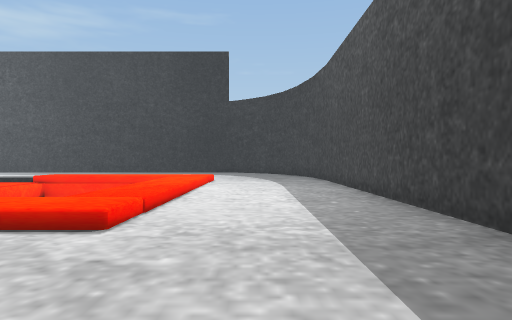
[1] (above)

17 first-person views from a walk through a Unity game level. The camera is 1.5 m above the floor, looks level and sees 75° across. The floor is counted in squares, 2 m on a side. Each view is taken from the middle of a square. On the plan, view 1 faces up. The plan holds only what a view shows up to about 11 squares ahead; the rest is blank.

[2]
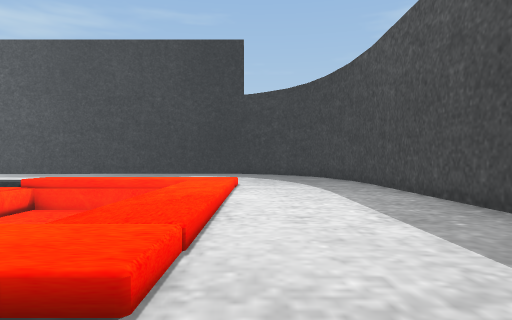

[3]
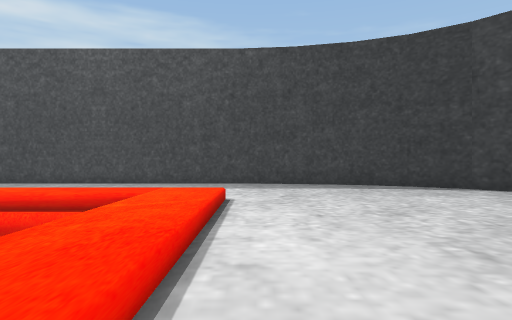

[4]
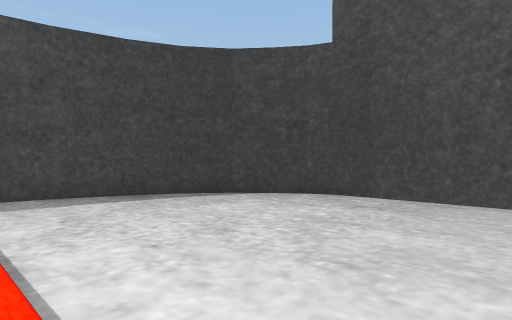

[5]
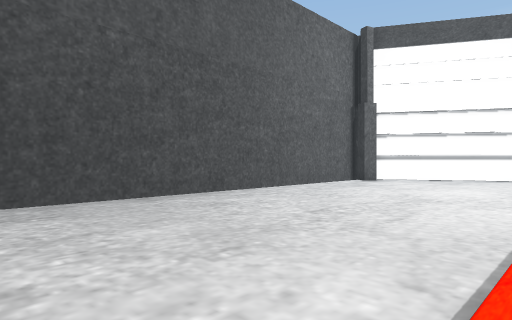

[6]
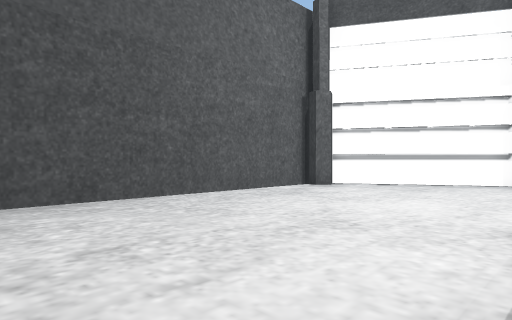

[7]
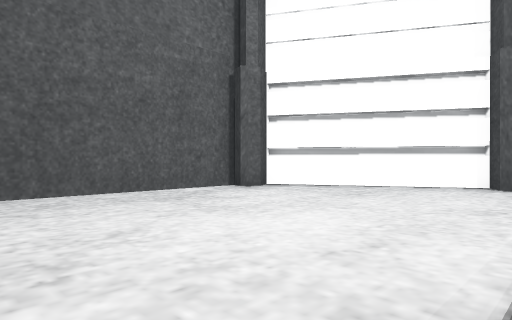

[8]
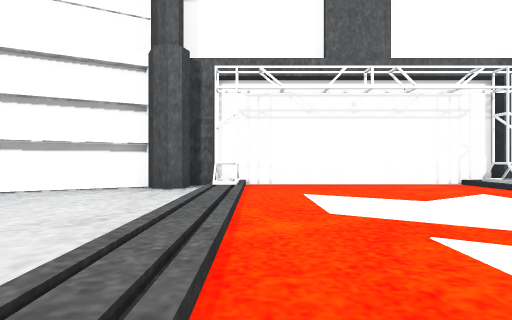

[9]
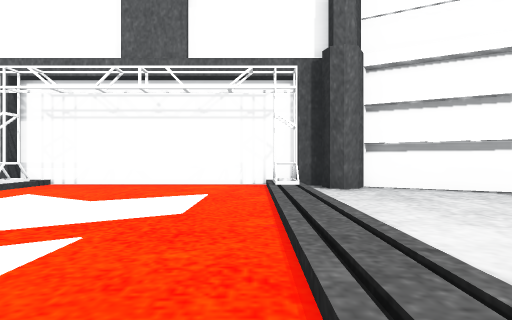

[10]
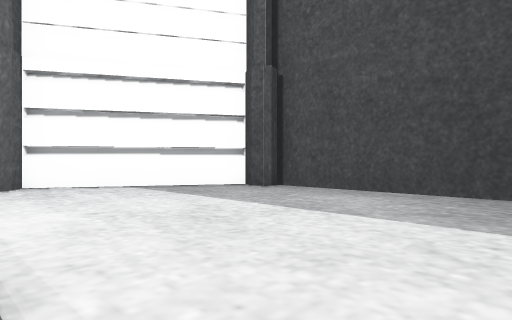

[11]
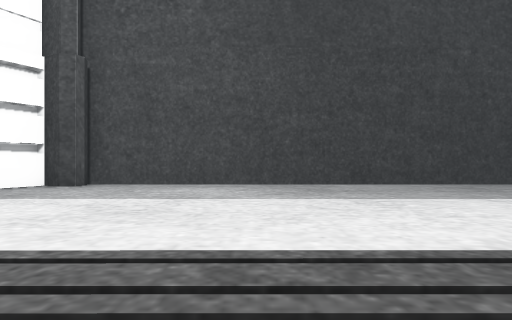

[12]
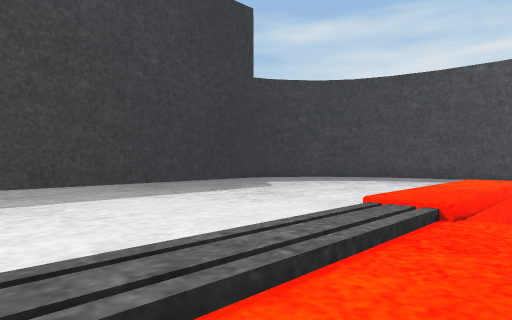

[13]
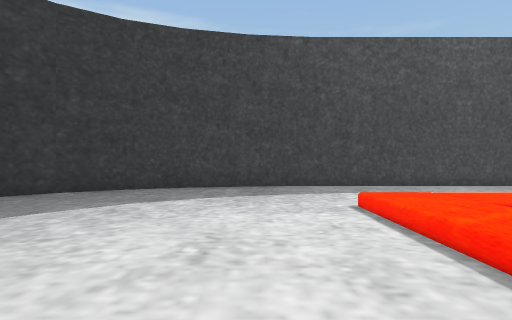

[14]
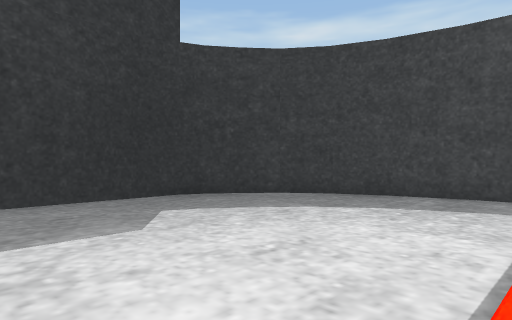

[15]
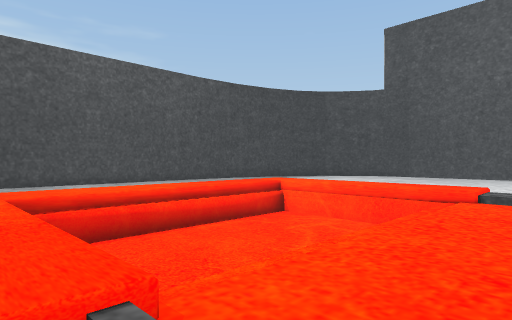

[16]
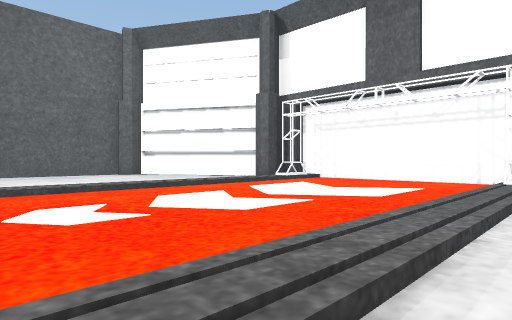

[17]
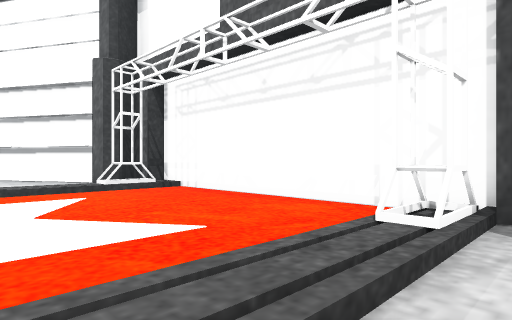

### Floor plan
Key: @ floor where view 1 was taken; # wall or solid block; . main floor; : floor 0.5 m higher than the main floor; / step, stairs or slope; v drop or lower ground.
Columns run from 24 left of view 1 to 3 right of it. Each row starts with its distance up from view 1.
 21       #################
 20     ###................##
 19     #...................##
 18    ##....................##
 17    #......................#
 16   ##......................#
 15  ##........................#
 14  #.........................#
 13 ###........................#
 12 #.#//////////////::::::....#
 11 #................vvvvv:....#
 10 #................vvvvv:....#
  9 #............. ..vvvvv:....#
  8 #............  ..vvvvv:....#
  7 #............   .vvvvv:....#
  6 #............   .vvvvv:....#
  5 #............   .vvvvv:....#
  4 #.#//////////////::::::....#
  3 ###........................#
  2  #.........................#
  1  ##........................#
  0   ##....................@.#
 -1    #......................#
 -2    ##....................##
 -3     #...................##
 -4     ###................##
 -5       #################

Where each view was taken, in squares from view 1:
view 1: 0 up, 0 right, facing up
view 2: 2 up, 1 left, facing up
view 3: 3 up, 8 left, facing right
view 4: 4 up, 7 left, facing down-right
view 5: 4 up, 3 left, facing down-left
view 6: 4 up, 7 left, facing down-left
view 7: 4 up, 11 left, facing down-left
view 8: 5 up, 13 left, facing left
view 9: 11 up, 13 left, facing left
view 10: 12 up, 11 left, facing up-left
view 11: 10 up, 13 left, facing up
view 12: 10 up, 12 left, facing up-right
view 13: 14 up, 7 left, facing right
view 14: 12 up, 7 left, facing up-right
view 15: 12 up, 9 left, facing down-right
view 16: 13 up, 11 left, facing down-left
view 17: 13 up, 18 left, facing down-left
